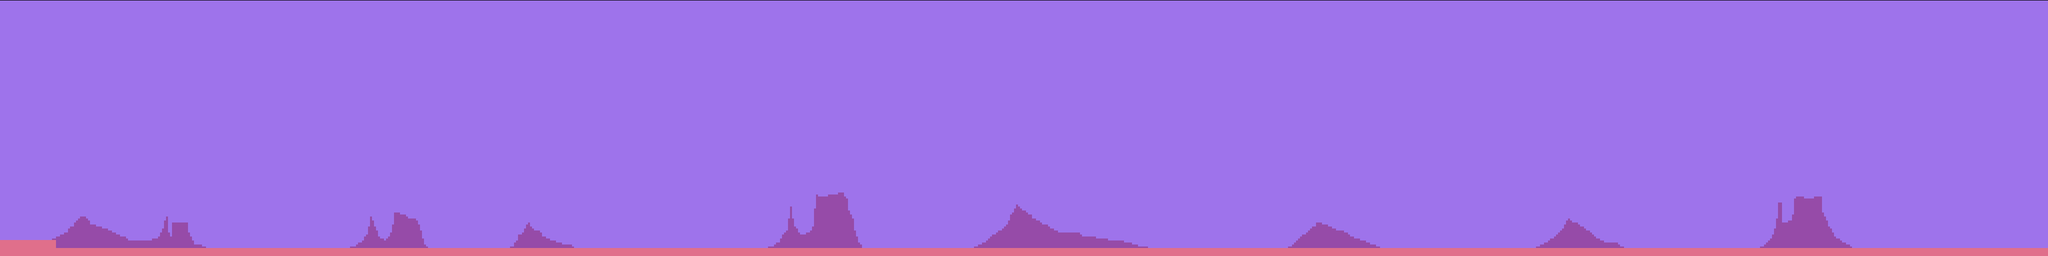

This is a level from a 2D game, rendered from its Tiled map with the project's own tilesets. A one-line summary and the map file follow, with tile-layer data summarised:
An orthogonal 256x32 tile map with 16x16 px tiles, 1 tile layer (Ground), 1 image layer and 14 objects (14x Enemy1).

<map version="1.0" orientation="orthogonal" renderorder="right-down" width="256" height="32" tilewidth="16" tileheight="16" nextobjectid="43">
 <tileset firstgid="1" name="tiles" tilewidth="16" tileheight="16" tilecount="32" columns="32">
  <image source="../images/tiles.png" width="512" height="16" />
 </tileset>
 <imagelayer name="BG" offsetx="0" offsety="1">
  <image source="../images/bg.png" />
 </imagelayer>
 <layer name="Ground" width="256" height="32">
  <data>[8192 cells, 263 non-empty, 1 distinct tile ids]</data>
 </layer>
 <objectgroup name="Enemies" visible="0">
  <object id="29" name="Enemy1" x="151" y="201" width="35" height="31" />
  <object id="30" name="Enemy1" x="324" y="352" width="41" height="38" />
  <object id="31" name="Enemy1" x="490" y="133" width="34" height="36" />
  <object id="32" name="Enemy1" x="3972" y="112" width="45" height="40" />
  <object id="33" name="Enemy1" x="3613" y="411" width="38" height="42" />
  <object id="34" name="Enemy1" x="3503" y="131" width="40" height="46" />
  <object id="35" name="Enemy1" x="1155" y="314" width="29" height="30" />
  <object id="36" name="Enemy1" x="961" y="30" width="35" height="25" />
  <object id="37" name="Enemy1" x="2937" y="284" width="36" height="39" />
  <object id="38" name="Enemy1" x="2709" y="168" width="34" height="33" />
  <object id="39" name="Enemy1" x="1477" y="88" width="38" height="39" />
  <object id="40" name="Enemy1" x="2851" y="413" width="34" height="33" />
  <object id="41" name="Enemy1" x="3287" y="350" width="33" height="32" />
  <object id="42" name="Enemy1" x="726" y="298" width="31" height="35" />
 </objectgroup>
</map>
